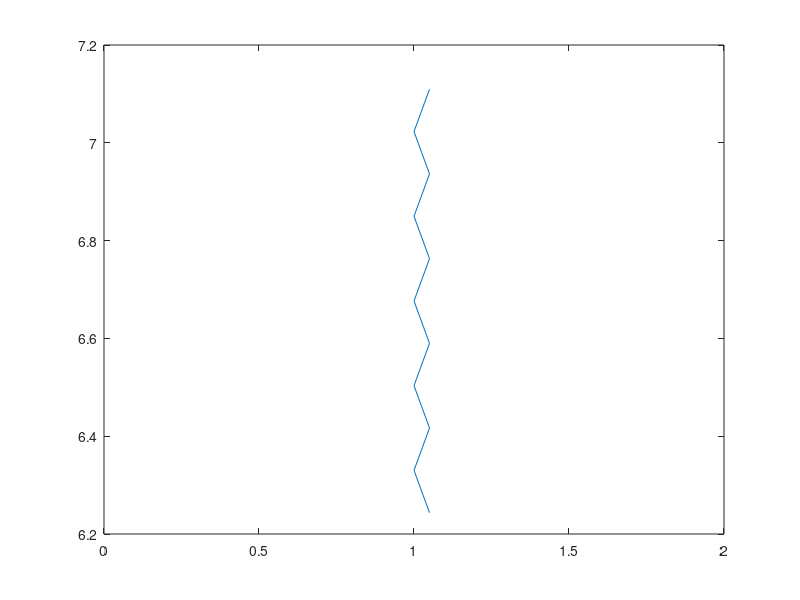

Recreate this plot in MATLAB.
%variables
theta_0 =(30*pi)/180; %start direction in RADIANS
%for some angles it goes backwards but not sure why??
N= 11; %number of links
r_00=[1,2,0]'; %position in x,y,z currently not on any slope
d=0.1; %10cm links
T=5; %max time
a=(5*pi)/180; %slope angle
M=10; %mass of snake
m=10/N; %mass of each node (assuming constant mass)

theta_list = zeros(1,N);
for i=1:2:N
    theta_list(i)=theta_0;
    theta_list(i+1)=-theta_0;
end

%intial pos of first node (end of snake)
initial_position = zeros(3,N);
initial_position(:,1) = r_00;

%intial pos of whole snake
for i=1:N-1
   initial_position(1,i+1)=initial_position(1,i)+d*sin(theta_list(i));
   initial_position(2,i+1)=initial_position(2,i)+d*cos(theta_list(i));
   initial_position(3,i+1)=initial_position(3,i)+sin(a)*d*cos(theta_list(i));
  
end

%this is shit naming. The 0.1 is how you set the speed - a sort of
%frequency
time_span=linspace(1,T,T/0.1);
p=length(time_span);

position_matrix=zeros(3,N,p);
position_matrix(:,:,1)=initial_position;
position=initial_position;



mass_position=zeros(3,p);

for j=1:p

    %cofm position calc for each time step
    x_val=position(1,:);
    y_val=position(2,:);
    z_val=position(3,:);
  
    x_mass_i=m.*x_val;
    y_mass_i=m.*y_val;
    z_mass_i=m.*z_val;

    mass_position(1,j)=(1/M)*sum(x_mass_i);
    mass_position(2,j)=(1/M)*sum(y_mass_i);
    mass_position(3,j)=(1/M)*sum(z_mass_i);

    %plotting x,y positions for each time step
    plot(x_val,y_val)
    xlim([0,2])
    pause(0.1)

    %changing start noded position adn thetas for new snake position
    position(:,1) = position(:,2);
    theta_list=-theta_list;


    for i=1:N-1
       position(1,i+1)=position(1,i)+d*sin(theta_list(i));
       position(2,i+1)=position(2,i)+d*cos(theta_list(i));
       position(3,i+1)=position(3,i)+sin(a)*d*cos(theta_list(i));
       
      
    end

    position_matrix(:,:,j+1)=position;
end

mass_position;
position_matrix;


%v simple calc assuming constant speed and no forces:
end_pos=position(:,1);
d=norm(end_pos)-norm(r_00);
v=d/T  %not realistic this is a v slow snake


